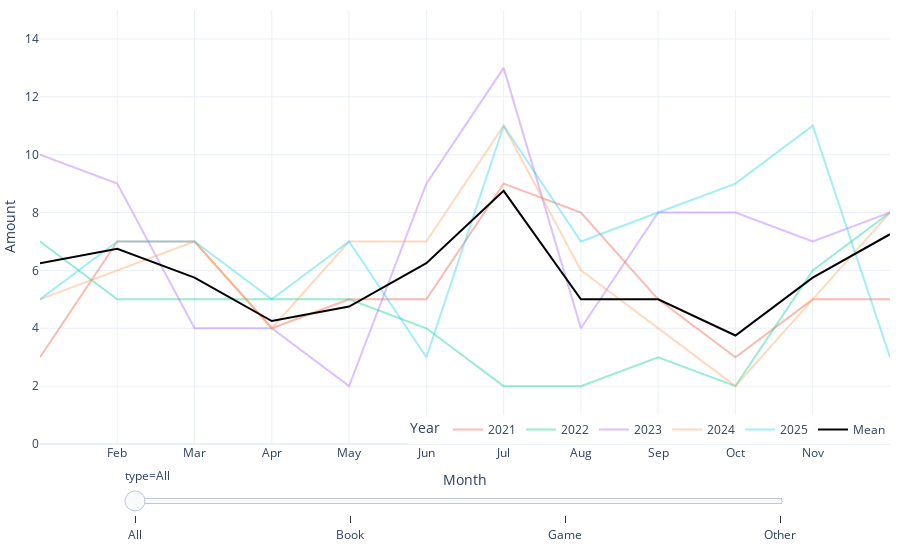

The cell this chart's notebook holds for it:
### Markdown cell above
## How much?

### Code cell
# Split year and month values
df2 = df.copy()
df2[['year','month']] = df2['date'].str.split('-',expand=True)
df2 = df2.drop(columns=['date'])

# All possible values for types, years and months
types = ["All", "Game", "Book", "Other"]
years = [str(x) for x in range(min(df2['year'].astype(int)), max(df2['year'].astype(int)) + 1)]
months = [f"{month:>2}".replace(' ', '0') for month in range(1, 13)]

# Create a default where all values are zero
idx = pd.MultiIndex.from_product([years, months, types], names=['year', 'month', 'type'])
base = pd.DataFrame(index=idx).reset_index()
base['count'] = [0.0] * len(base)

# Calculate actual values and sum of values with groupby 
df2.loc[(df2['type'] != "Game") & (df2['type'] != "Book"), ['type']] = "Other"
df2 = df2[['year', 'month', 'type', 'name']].groupby(['year', 'month', 'type']).count().reset_index()
df2 = df2.rename(columns={"name": "count"})
all = df2[['year', 'month', 'count']].groupby(['year', 'month']).sum().reset_index()
all['type'] = ['All'] * len(all)
df2 = pd.concat([df2, all])

# Merge default values and calculated values and sum these
df2 = base.merge(df2, how='outer')
df2 = df2.groupby(['year', 'month', 'type'])['count'].sum().reset_index()

# Calculate mean values
means = df2[df2['year'] != str(max(years))].groupby(['month', 'type'])['count'].mean().reset_index()
means['year'] = ['Mean'] * len(means)
df2 = pd.concat([df2, means])

# Create plot
fig = px.line(df2, x='month', y='count', color='year', animation_frame='type',
                color_discrete_map={"Mean": 'black'}, custom_data=['year'], template='plotly_white',
                labels={"month": "Month", "count": "Amount", "year": "Year"},
                hover_data={'type':False, 'month':False, 'count':False})
fig.update_layout(margin={'t':10,'l':0,'b':0,'r':10}, yaxis_range=[0,15], xaxis_range=[0,11],
                    xaxis = dict(
                        tickmode = 'array',
                        tickvals = ['01', '02', '03', '04', '05', '06', '07', '08', '09', '10', '11', '12'],
                        ticktext = ['', 'Feb', 'Mar', 'Apr', 'May', 'Jun', 'Jul', 'Aug', 'Sep', 'Oct', 'Nov', '']
                    ),
                    legend = dict(orientation="h", yanchor='bottom', y=0, xanchor='right', x=1)
                )
fig.update_traces(opacity=.4)
fig.update_traces(connectgaps=False)
fig.update_traces(selector=dict(line_color="black"), opacity=1)
fig.update_traces(hovertemplate='%{customdata[0]}')
fig['layout']['sliders'][0]['pad']=dict(r=100, t= 20, b=20)
fig["layout"].pop("updatemenus")
fig.show()

### Figure 1 — Plotly figure (JSON) as saved in the notebook; plotly's stock layout.template omitted (floating-point values rounded to 4 significant figures)
{"data": [{"connectgaps": false, "customdata": [["2021", "All"], ["2021", "All"], ["2021", "All"], ["2021", "All"], ["2021", "All"], ["2021", "All"], ["2021", "All"], ["2021", "All"], ["2021", "All"], ["2021", "All"], ["2021", "All"], ["2021", "All"]], "hovertemplate": "%{customdata[0]}", "legendgroup": "2021", "line": {"color": "#EF553B", "dash": "solid"}, "marker": {"symbol": "circle"}, "mode": "lines", "name": "2021", "opacity": 0.4, "orientation": "v", "showlegend": true, "type": "scatter", "x": ["01", "02", "03", "04", "05", "06", "07", "08", "09", "10", "11", "12"], "xaxis": "x", "y": [3.0, 7.0, 7.0, 4.0, 5.0, 5.0, 9.0, 8.0, 5.0, 3.0, 5.0, 5.0], "yaxis": "y"}, {"connectgaps": false, "customdata": [["2022", "All"], ["2022", "All"], ["2022", "All"], ["2022", "All"], ["2022", "All"], ["2022", "All"], ["2022", "All"], ["2022", "All"], ["2022", "All"], ["2022", "All"], ["2022", "All"], ["2022", "All"]], "hovertemplate": "%{customdata[0]}", "legendgroup": "2022", "line": {"color": "#00cc96", "dash": "solid"}, "marker": {"symbol": "circle"}, "mode": "lines", "name": "2022", "opacity": 0.4, "orientation": "v", "showlegend": true, "type": "scatter", "x": ["01", "02", "03", "04", "05", "06", "07", "08", "09", "10", "11", "12"], "xaxis": "x", "y": [7.0, 5.0, 5.0, 5.0, 5.0, 4.0, 2.0, 2.0, 3.0, 2.0, 6.0, 8.0], "yaxis": "y"}, {"connectgaps": false, "customdata": [["2023", "All"], ["2023", "All"], ["2023", "All"], ["2023", "All"], ["2023", "All"], ["2023", "All"], ["2023", "All"], ["2023", "All"], ["2023", "All"], ["2023", "All"], ["2023", "All"], ["2023", "All"]], "hovertemplate": "%{customdata[0]}", "legendgroup": "2023", "line": {"color": "#ab63fa", "dash": "solid"}, "marker": {"symbol": "circle"}, "mode": "lines", "name": "2023", "opacity": 0.4, "orientation": "v", "showlegend": true, "type": "scatter", "x": ["01", "02", "03", "04", "05", "06", "07", "08", "09", "10", "11", "12"], "xaxis": "x", "y": [10.0, 9.0, 4.0, 4.0, 2.0, 9.0, 13.0, 4.0, 8.0, 8.0, 7.0, 8.0], "yaxis": "y"}, {"connectgaps": false, "customdata": [["2024", "All"], ["2024", "All"], ["2024", "All"], ["2024", "All"], ["2024", "All"], ["2024", "All"], ["2024", "All"], ["2024", "All"], ["2024", "All"], ["2024", "All"], ["2024", "All"], ["2024", "All"]], "hovertemplate": "%{customdata[0]}", "legendgroup": "2024", "line": {"color": "#FFA15A", "dash": "solid"}, "marker": {"symbol": "circle"}, "mode": "lines", "name": "2024", "opacity": 0.4, "orientation": "v", "showlegend": true, "type": "scatter", "x": ["01", "02", "03", "04", "05", "06", "07", "08", "09", "10", "11", "12"], "xaxis": "x", "y": [5.0, 6.0, 7.0, 4.0, 7.0, 7.0, 11.0, 6.0, 4.0, 2.0, 5.0, 8.0], "yaxis": "y"}, {"connectgaps": false, "customdata": [["2025", "All"], ["2025", "All"], ["2025", "All"], ["2025", "All"], ["2025", "All"], ["2025", "All"], ["2025", "All"], ["2025", "All"], ["2025", "All"], ["2025", "All"], ["2025", "All"], ["2025", "All"]], "hovertemplate": "%{customdata[0]}", "legendgroup": "2025", "line": {"color": "#19d3f3", "dash": "solid"}, "marker": {"symbol": "circle"}, "mode": "lines", "name": "2025", "opacity": 0.4, "orientation": "v", "showlegend": true, "type": "scatter", "x": ["01", "02", "03", "04", "05", "06", "07", "08", "09", "10", "11", "12"], "xaxis": "x", "y": [5.0, 7.0, 7.0, 5.0, 7.0, 3.0, 11.0, 7.0, 8.0, 9.0, 11.0, 3.0], "yaxis": "y"}, {"connectgaps": false, "customdata": [["Mean", "All"], ["Mean", "All"], ["Mean", "All"], ["Mean", "All"], ["Mean", "All"], ["Mean", "All"], ["Mean", "All"], ["Mean", "All"], ["Mean", "All"], ["Mean", "All"], ["Mean", "All"], ["Mean", "All"]], "hovertemplate": "%{customdata[0]}", "legendgroup": "Mean", "line": {"color": "black", "dash": "solid"}, "marker": {"symbol": "circle"}, "mode": "lines", "name": "Mean", "opacity": 1, "orientation": "v", "showlegend": true, "type": "scatter", "x": ["01", "02", "03", "04", "05", "06", "07", "08", "09", "10", "11", "12"], "xaxis": "x", "y": [6.25, 6.75, 5.75, 4.25, 4.75, 6.25, 8.75, 5.0, 5.0, 3.75, 5.75, 7.25], "yaxis": "y"}], "layout": {"legend": {"orientation": "h", "title": {"text": "Year"}, "tracegroupgap": 0, "x": 1, "xanchor": "right", "y": 0, "yanchor": "bottom"}, "margin": {"b": 0, "l": 0, "r": 10, "t": 10}, "sliders": [{"active": 0, "currentvalue": {"prefix": "type="}, "len": 0.9, "pad": {"b": 20, "r": 100, "t": 20}, "steps": [{"args": [["All"], {"frame": {"duration": 0, "redraw": false}, "fromcurrent": true, "mode": "immediate", "transition": {"duration": 0, "easing": "linear"}}], "label": "All", "method": "animate"}, {"args": [["Book"], {"frame": {"duration": 0, "redraw": false}, "fromcurrent": true, "mode": "immediate", "transition": {"duration": 0, "easing": "linear"}}], "label": "Book", "method": "animate"}, {"args": [["Game"], {"frame": {"duration": 0, "redraw": false}, "fromcurrent": true, "mode": "immediate", "transition": {"duration": 0, "easing": "linear"}}], "label": "Game", "method": "animate"}, {"args": [["Other"], {"frame": {"duration": 0, "redraw": false}, "fromcurrent": true, "mode": "immediate", "transition": {"duration": 0, "easing": "linear"}}], "label": "Other", "method": "animate"}], "x": 0.1, "xanchor": "left", "y": 0, "yanchor": "top"}], "xaxis": {"anchor": "y", "domain": [0, 1], "range": [0, 11], "tickmode": "array", "ticktext": ["", "Feb", "Mar", "Apr", "May", "Jun", "Jul", "Aug", "Sep", "Oct", "Nov", ""], "tickvals": ["01", "02", "03", "04", "05", "06", "07", "08", "09", "10", "11", "12"], "title": {"text": "Month"}}, "yaxis": {"anchor": "x", "domain": [0, 1], "range": [0, 15], "title": {"text": "Amount"}}}}
